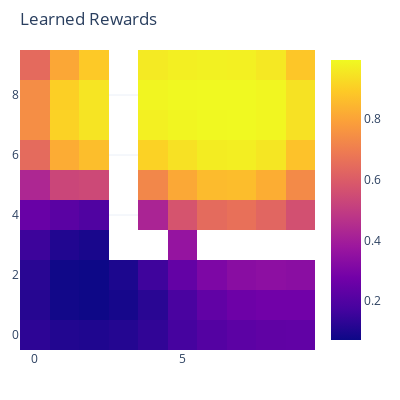

Source (notebook cell):
### Code cell
n = np.nan
state_mat = np.array([[ 0, 0, 0, 0, 0, 0, 0, 0, 0, 0],
                       [ 0, 0, 0, 0, 0, 0, 0, 0, 0, 0],
                       [ 0, 0, 0, 0, 0, 0, 0, 0, 0, 0],
                       [ 0, 0, 0, n, n, 0, n, n, n, n],
                       [ 0, 0, 0, n, 0, 0, 0, 0, 0, 0],
                       [ 0, 0, 0, n, 0, 0, 0, 0, 0, 0],
                       [ 0, 0, 0, n, 0, 0, 8, 8, 8, 8],
                       [ 0, 0, 0, n, 0, 0, 8, 8, 8, 8],
                       [ 0, 0, 0, n, 0, 0, 8, 8, 8, 8],
                       [ 0, 0, 0, n, 0, 0, 8, 8, 8, 8],])

world_trajGen = GridWorld_trajGen(10,10,states_matrix=state_mat,
                                  features_folderPath='demo_env&feature/features_grid/0225_10x10',
                                  rewards_mul=[1,-2,-1,-1],
                                  init_states=list(range(0,10)),
                                  trans_prob=0.6,discount=0.9,
                                  model = model)

world_trajGen.ShowLearnedRewards()

### Figure 1 — Plotly figure (JSON) as saved in the notebook; plotly's stock layout.template omitted (floating-point values rounded to 4 significant figures)
{"data": [{"type": "heatmap", "z": [[0.1302, 0.1097, 0.1047, 0.1137, 0.1363, 0.1753, 0.2076, 0.2268, 0.236, 0.2375], [0.1167, 0.08135, 0.07325, 0.08857, 0.1232, 0.1831, 0.2374, 0.2642, 0.2754, 0.2756], [0.1222, 0.07823, 0.07233, 0.1001, 0.1619, 0.2422, 0.3025, 0.3338, 0.342, 0.335], [0.158, 0.109, 0.09442, null, null, 0.3631, null, null, null, null], [0.2544, 0.2206, 0.1972, null, 0.422, 0.573, 0.6441, 0.6598, 0.628, 0.5627], [0.4304, 0.5298, 0.5388, null, 0.7239, 0.8103, 0.8543, 0.8594, 0.8223, 0.7308], [0.6438, 0.8188, 0.8615, null, 0.9067, 0.9403, 0.9652, 0.968, 0.9509, 0.8721], [0.7429, 0.9078, 0.946, null, 0.9724, 0.9836, 0.9909, 0.992, 0.9856, 0.9405], [0.7389, 0.901, 0.9493, null, 0.984, 0.9896, 0.9926, 0.9924, 0.986, 0.9418], [0.6416, 0.8066, 0.8869, null, 0.961, 0.9718, 0.9753, 0.9726, 0.9553, 0.8814]]}], "layout": {"autosize": false, "height": 400, "margin": {"b": 50, "l": 20, "r": 20, "t": 50}, "title": {"text": "Learned Rewards"}, "width": 400}}
